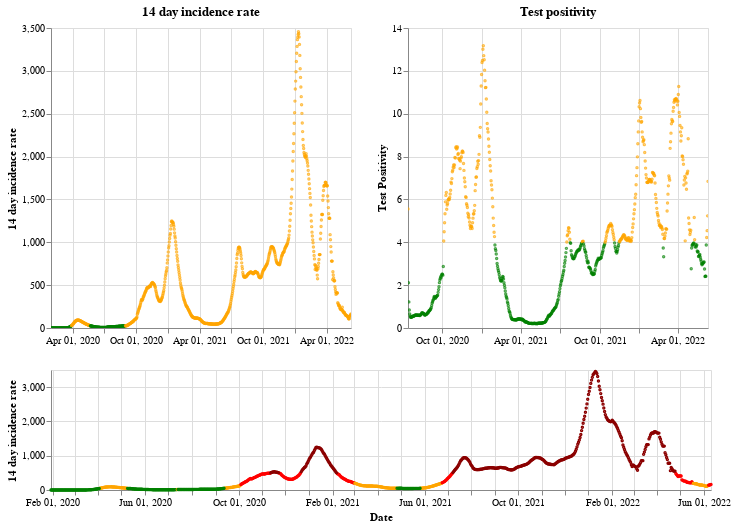

The notebook cell saved with this chart:
### Markdown cell above
## England

### Code cell
plot_traffic_light('England')

### Figure 1 — Vega-Lite specification as saved in the notebook (floating-point values rounded to 4 significant figures; data arrays with more than 128 entries replaced by an {"elided": "..."} marker saying what was removed)
{"config": {"view": {"continuousWidth": 400, "continuousHeight": 300}}, "vconcat": [{"hconcat": [{"mark": {"type": "point", "size": 2}, "encoding": {"color": {"condition": {"value": "green", "test": "(datum.twoWeeklyCasesRate <= 25)"}, "value": "orange"}, "tooltip": [{"type": "nominal", "field": "areaName"}, {"type": "temporal", "field": "date"}, {"type": "quantitative", "field": "twoWeeklyCasesRate"}, {"type": "quantitative", "field": "testPositivity"}], "x": {"type": "temporal", "axis": {"title": ""}, "field": "date", "scale": {"domain": {"selection": "DateBrush"}}, "timeUnit": "yearmonthdate"}, "y": {"type": "quantitative", "axis": {"title": "14 day incidence rate"}, "field": "twoWeeklyCasesRate"}}, "title": "14 day incidence rate", "width": 300}, {"mark": {"type": "point", "size": 2}, "encoding": {"color": {"condition": {"value": "green", "test": "(datum.testPositivity <= 4)"}, "value": "orange"}, "tooltip": [{"type": "nominal", "field": "areaName"}, {"type": "temporal", "field": "date"}, {"type": "quantitative", "field": "twoWeeklyCasesRate"}, {"type": "quantitative", "field": "testPositivity"}], "x": {"type": "temporal", "axis": {"title": ""}, "field": "date", "scale": {"domain": {"selection": "DateBrush"}}, "timeUnit": "yearmonthdate"}, "y": {"type": "quantitative", "axis": {"title": "Test Positivity"}, "field": "testPositivity"}}, "title": "Test positivity", "width": 300}]}, {"layer": [{"mark": {"type": "point", "size": 2}, "encoding": {"color": {"condition": {"value": "orange", "test": "(((datum.testPositivity < 4) && (datum.twoWeeklyCasesRate >= 50)) && (datum.twoWeeklyCasesRate < 200))"}, "value": "red"}, "opacity": {"condition": {"value": 1, "test": "((datum.twoWeeklyCasesRate >= 50) && (datum.twoWeeklyCasesRate < 500))"}, "value": 0}, "tooltip": [{"type": "nominal", "field": "areaName"}, {"type": "temporal", "field": "date"}, {"type": "quantitative", "field": "twoWeeklyCasesRate"}, {"type": "quantitative", "field": "testPositivity"}], "x": {"type": "temporal", "axis": {"title": "Date"}, "field": "date", "timeUnit": "yearmonthdate"}, "y": {"type": "quantitative", "axis": {"title": "14 day incidence rate"}, "field": "twoWeeklyCasesRate"}}, "selection": {"DateBrush": {"type": "interval", "encodings": ["x"], "fields": ["Time"]}}}, {"mark": {"type": "point", "size": 2}, "encoding": {"color": {"value": "darkred"}, "opacity": {"condition": {"value": 1, "test": "(datum.twoWeeklyCasesRate >= 500)"}, "value": 0}, "tooltip": [{"type": "nominal", "field": "areaName"}, {"type": "temporal", "field": "date"}, {"type": "quantitative", "field": "twoWeeklyCasesRate"}, {"type": "quantitative", "field": "testPositivity"}], "x": {"type": "temporal", "axis": {"title": "Date"}, "field": "date", "timeUnit": "yearmonthdate"}, "y": {"type": "quantitative", "axis": {"title": "14 day incidence rate"}, "field": "twoWeeklyCasesRate"}}}, {"mark": {"type": "point", "size": 2}, "encoding": {"color": {"condition": {"value": "green", "test": "((datum.testPositivity < 4) && (datum.twoWeeklyCasesRate < 50))"}, "value": "orange"}, "opacity": {"condition": {"value": 1, "test": "(datum.twoWeeklyCasesRate < 50)"}, "value": 0}, "tooltip": [{"type": "nominal", "field": "areaName"}, {"type": "temporal", "field": "date"}, {"type": "quantitative", "field": "twoWeeklyCasesRate"}, {"type": "quantitative", "field": "testPositivity"}], "x": {"type": "temporal", "axis": {"title": "Date"}, "field": "date", "timeUnit": "yearmonthdate"}, "y": {"type": "quantitative", "axis": {"title": "14 day incidence rate"}, "field": "twoWeeklyCasesRate"}}}], "height": 120, "width": 660}], "data": {"name": "data-8108e6eed00cf15682f424e588395fa1"}, "$schema": "https://vega.github.io/schema/vega-lite/v4.8.1.json", "datasets": {"data-8108e6eed00cf15682f424e588395fa1": {"elided": "863 records"}}}
